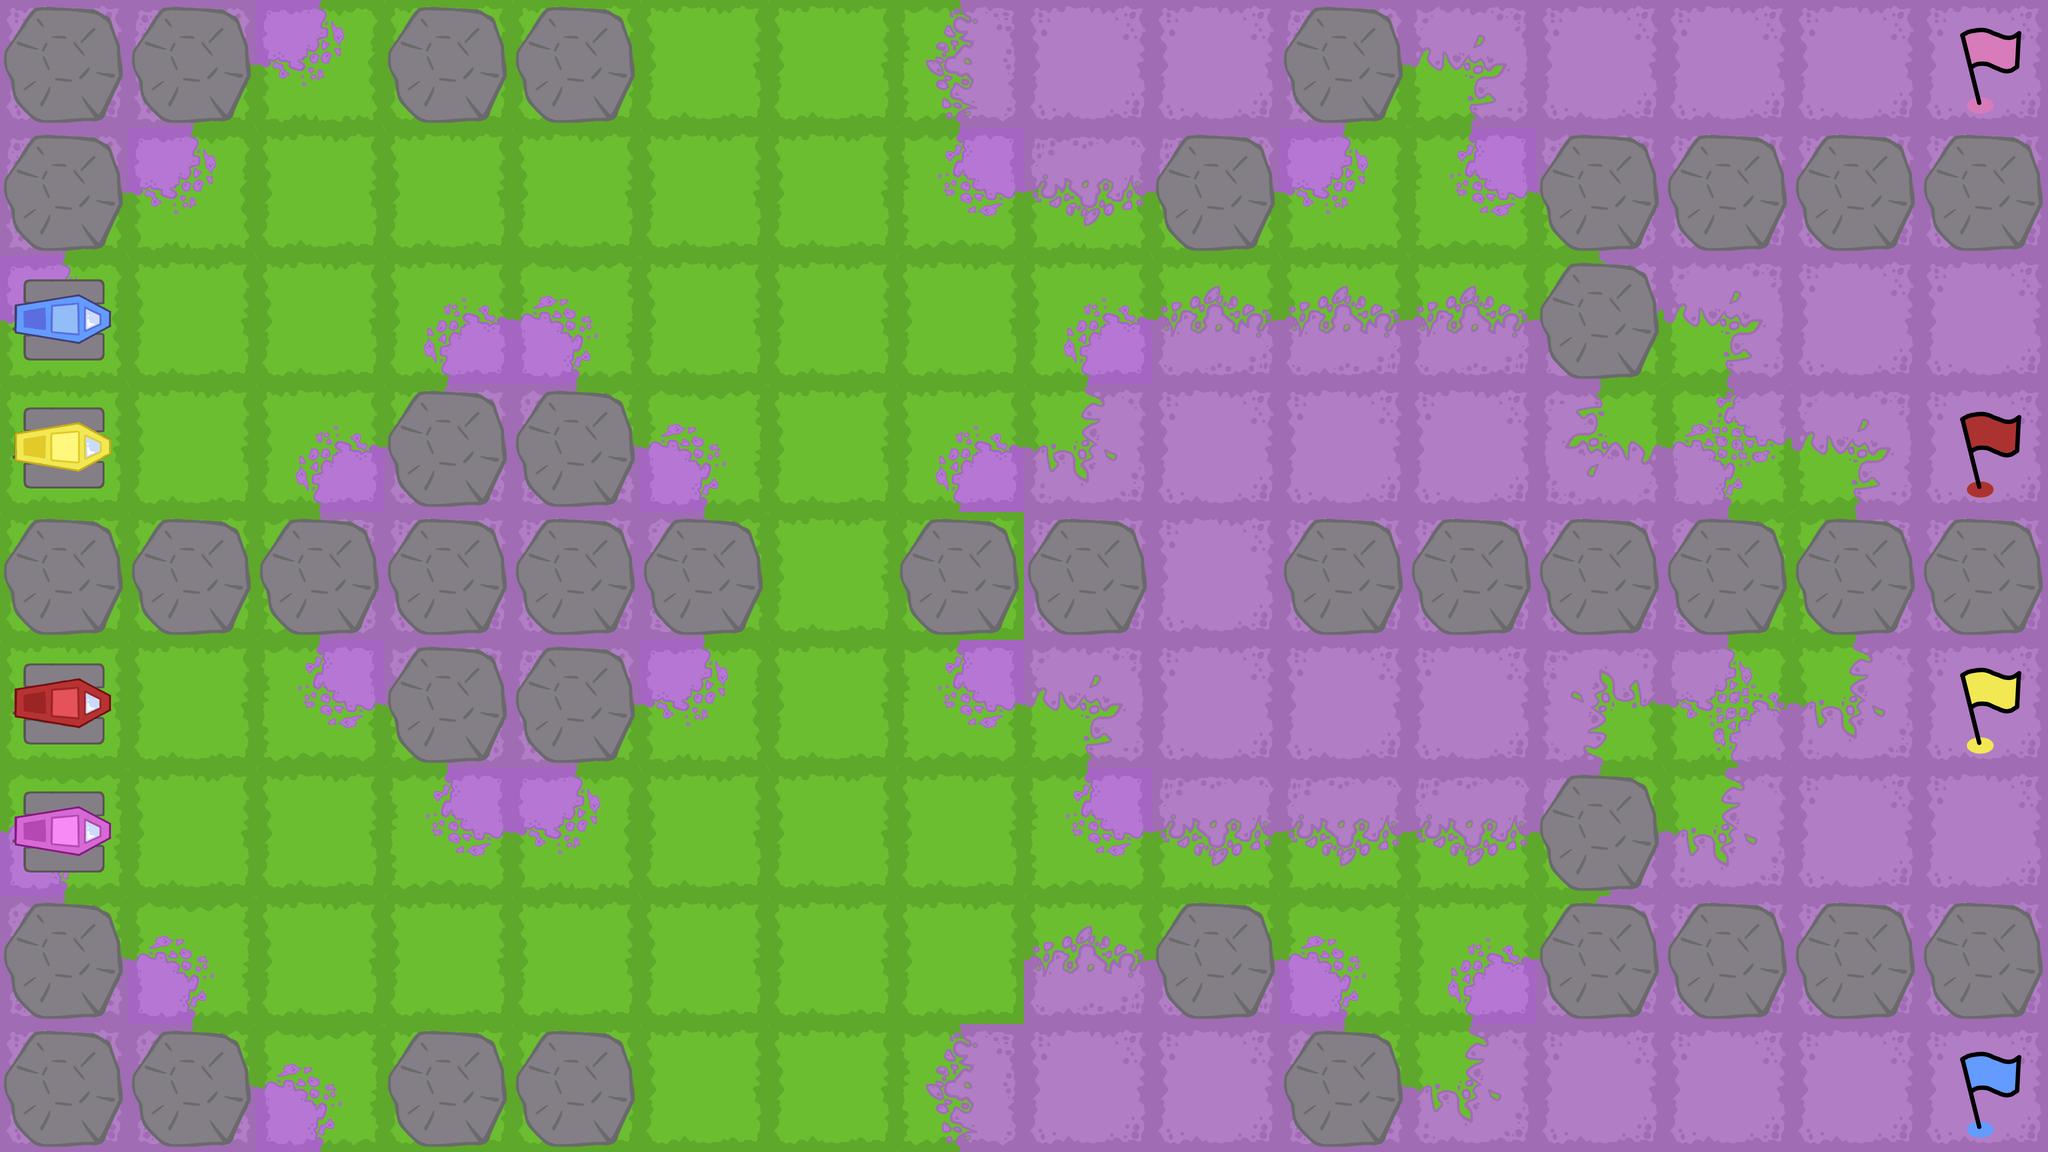

This is a level from a 2D game, rendered from its Tiled map with the project's own tilesets. A one-line summary and the complete map file follow:
An orthogonal 16x9 tile map with 256x256 px tiles, 3 tile layers (Base, Objects, Player), 3 tilesets.

<map version="1.10" tiledversion="1.10.1" orientation="orthogonal" renderorder="right-down" width="16" height="9" tilewidth="256" tileheight="256" infinite="0" nextlayerid="4" nextobjectid="1">
 <properties>
  <property name="left" type="int" value="6" />
  <property name="motor_off" type="int" value="3" />
  <property name="motor_on" type="int" value="3" />
  <property name="right" type="int" value="6" />
  <property name="story">[[pre_level]]
text = """
Keep moving; you are nearly there. 
On the way there, maybe collect some of that violet grass.
If anything goes wrong down there, I at least want the samples.
But let's hope it will be alright.
"""
profil = "Captain"
[[after_level]]
text = """
Very good. The weird signal is very close.
Hmm…
Ah, very good; we also just received the violet grass samples.
"""
profil = "Captain"</property>
  <property name="wait" type="int" value="9" />
 </properties>
 <tileset firstgid="1" source="../img/BaseTiles/BaseTiles.tsx" />
 <tileset firstgid="13" source="../img/ObjectTiles/ObjectTiles.tsx" />
 <tileset firstgid="17" source="../img/Player/Player.tsx" />
 <layer id="1" name="Base" width="16" height="9">
  <data encoding="csv">
8,3221225484,3221225481,1,1,1,1,1610612747,8,8,3221225484,1610612748,8,8,8,8,
3221225484,3221225481,1,1,1,1,1,1610612745,3221225483,3221225483,3221225481,1610612745,1610612748,8,8,8,
3221225481,1,1,9,2684354569,1,1,1,9,11,11,11,2684354570,1610612748,8,8,
1,1,9,12,2684354572,2684354569,1,9,12,8,8,8,2684354572,2684354570,1610612748,8,
1,1,1610612747,8,8,2684354571,1,1,8,8,8,8,8,2684354571,1610612747,8,
1,1,1610612745,1610612748,3221225484,3221225481,1,1610612745,1610612748,8,8,8,3221225484,3221225482,12,8,
2684354569,1,1,1610612745,3221225481,1,1,1,1610612745,3221225483,3221225483,3221225483,3221225482,12,8,8,
2684354572,2684354569,1,1,1,1,1,1,11,11,2684354569,9,12,8,8,8,
8,2684354572,2684354569,1,1,1,1,1610612747,8,8,2684354572,12,8,8,8,8
</data>
 </layer>
 <layer id="2" name="Objects" width="16" height="9">
  <data encoding="csv">
14,14,0,14,14,0,0,0,0,0,14,0,0,0,0,0,
14,0,0,0,0,0,0,0,0,14,0,0,14,14,14,14,
0,0,0,0,0,0,0,0,0,0,0,0,14,0,0,0,
0,0,0,14,14,0,0,0,0,0,0,0,0,0,0,0,
14,14,14,14,14,14,0,14,14,0,14,14,14,14,14,14,
0,0,0,14,14,0,0,0,0,0,0,0,0,0,0,0,
0,0,0,0,0,0,0,0,0,0,0,0,14,0,0,0,
14,0,0,0,0,0,0,0,0,14,0,0,14,14,14,14,
14,14,0,14,14,0,0,0,0,0,14,0,0,0,0,0
</data>
 </layer>
 <layer id="3" name="Player" width="16" height="9">
  <data encoding="csv">
0,0,0,0,0,0,0,0,0,0,0,0,0,0,0,25,
0,0,0,0,0,0,0,0,0,0,0,0,0,0,0,0,
2684354579,0,0,0,0,0,0,0,0,0,0,0,0,0,0,0,
2684354577,0,0,0,0,0,0,0,0,0,0,0,0,0,0,23,
0,0,0,0,0,0,0,0,0,0,0,0,0,0,0,0,
2684354578,0,0,0,0,0,0,0,0,0,0,0,0,0,0,22,
2684354580,0,0,0,0,0,0,0,0,0,0,0,0,0,0,0,
0,0,0,0,0,0,0,0,0,0,0,0,0,0,0,0,
0,0,0,0,0,0,0,0,0,0,0,0,0,0,0,24
</data>
 </layer>
</map>
